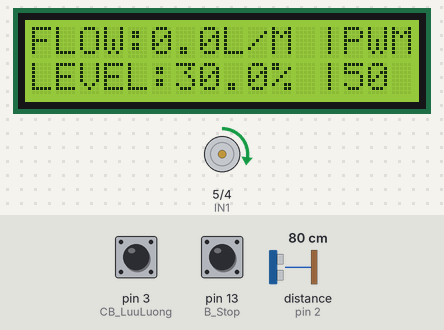
A sketch run on a simulated Arduino Uno, built with avr-gcc and run on an emulated ATmega328P. Parts: 16×2 character LCD, motor-driver pin pairs drawn as motors (green arrow = first pin HIGH = forward, orange = second pin HIGH = backward, longer = more drive, scaled by the enable pin). Inputs (shaded band) come from the test bench; at power-on: distance to the obstacle (sensor on pin 2) 80 cm, pin 3 (CB_LuuLuong) HIGH, pin 13 (B_Stop) HIGH. The echo pulse lasts 58.3 µs per cm; what the sketch prints to the serial monitor is not drawn.

Above: at 1.36 s.
1.4 s: distance to the obstacle (sensor on pin 2) set to 125 cm
At 1.71 s:
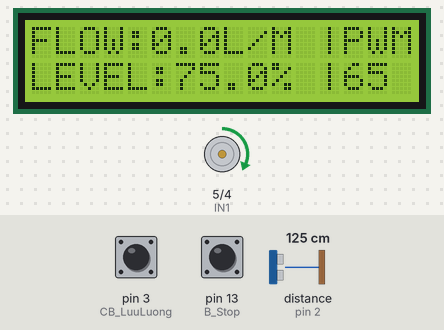
3.2 s: distance to the obstacle (sensor on pin 2) set to 134 cm
At 3.43 s:
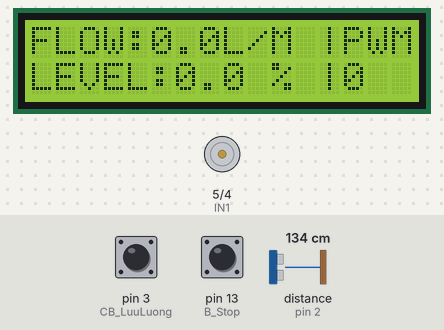
5.2 s: distance to the obstacle (sensor on pin 2) set to 2 cm
At 11.1 s:
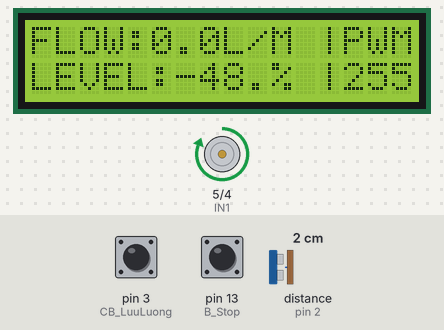
11.3 s: distance to the obstacle (sensor on pin 2) set to 250 cm
At 11.61 s:
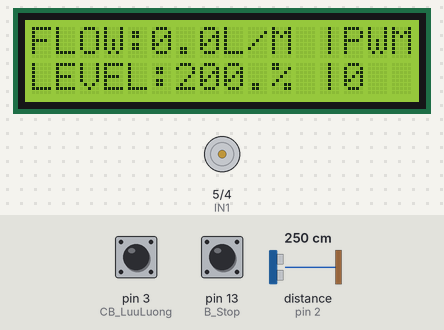
Timing chart, 0 to 13.8 s (numbered marks = the images above; inputs shaded):
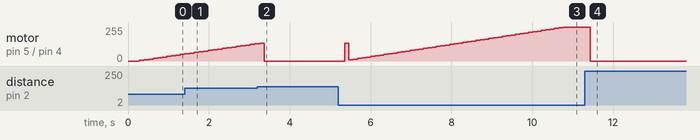

The sketch:

DKQT_Code_MoPhong.ino
```cpp
#include <LiquidCrystal.h>

const int B_Start = 1;
const int B_Stop = 13;
const int Trig = 0;
const int Echo = 2;
const int CB_LuuLuong = 3;
const int ENA = 6;
const int IN1 = 5;
const int IN2 = 4;
LiquidCrystal LCD(7, 8, 9, 10, 11, 12);

const float KC_CB_toi_Coc = 50.0;  // Đơn vị cm, giá trị x10 so với thực tế để mô phỏng
const float ChieuCaoCoc = 100.0;   // Đơn vị cm, giá trị x10 so với thực tế để mô phỏng

int TrangThaiHoatDong = 0;
float MucNuoc = 0.0;     // Đơn vị %
volatile int XungVaoLL;  // Đo số xung của YF-S401
float LuuLuong = 0.0;
uint32_t T0;
uint32_t T1;
int CS_Bom = 0;

////////////////////////////////////////////////////////////////////////////////////////////
void HamDelay(uint32_t TimeNow, uint32_t TimeDelay) {
  uint32_t Time = millis();
  while (Time - TimeNow < TimeDelay)
    Time = millis();
}

void DoMucNuoc() {
  uint32_t ThoiGian;
  float KhoangCach;
  float VT_AmThanh = (343.2 * 100) / (1 * 1000000);  // 343.2 m/s => 0.03432 cm/us

  digitalWrite(Trig, LOW);
  delayMicroseconds(2);
  digitalWrite(Trig, HIGH);
  delayMicroseconds(10);  // xung có độ dài 5 microSeconds
  digitalWrite(Trig, LOW);

  ThoiGian = pulseIn(Echo, HIGH);              // Đo độ rộng xung HIGH ở chân Echo
  KhoangCach = (ThoiGian / 2.0) * VT_AmThanh;  // Tính khoảng cách đến vật
  MucNuoc = 100.0 * (KhoangCach - KC_CB_toi_Coc) / ChieuCaoCoc;

  Serial.print("MucNuoc: ");
  Serial.print(MucNuoc, 1);
  Serial.println("%");
}

void Xung() {
  XungVaoLL++;
}
void DoLuuLuong() {
  T0 = millis();
  if (T0 >= (T1 + 1000.0)) {
    T1 = T0;
    if (XungVaoLL != 0) {
      LuuLuong = XungVaoLL / 98.0;  // F = 98Q, Q (L/Min)
      XungVaoLL = 0;

      Serial.print("LuuLuong: ");
      Serial.print(LuuLuong, 1);
      Serial.println(" L/M");
    }
  }
}

void DieuKhienBom(float Set_LL) {
  if (LuuLuong < Set_LL) {
    if (CS_Bom < 255)
      analogWrite(ENA, CS_Bom += 5);
    else
      analogWrite(ENA, CS_Bom = 255);
  } else if (LuuLuong > Set_LL) {
    if (CS_Bom > 0)
      analogWrite(ENA, CS_Bom -= 5);
    else
      analogWrite(ENA, CS_Bom = 0);
  } else
    analogWrite(ENA, CS_Bom);
}

void XuatLCD() {
  LCD.setCursor(0, 0);
  LCD.print("FLOW:");
  LCD.setCursor(5, 0);
  LCD.print("   ");
  LCD.setCursor(5, 0);
  LCD.print(LuuLuong, 1);
  LCD.setCursor(8, 0);
  LCD.print("L/M |PWM");
  LCD.setCursor(0, 1);
  LCD.print("LEVEL:");
  LCD.setCursor(6, 1);
  LCD.print("    ");
  LCD.setCursor(6, 1);
  LCD.print(MucNuoc, 1);
  LCD.setCursor(10, 1);
  LCD.print("% |");
  LCD.setCursor(13, 1);
  LCD.print("   ");
  LCD.setCursor(13, 1);
  LCD.print(CS_Bom);
  HamDelay(millis(), 100);
}

void setup() {

  Serial.begin(9600);

  pinMode(B_Start, INPUT);
  pinMode(B_Stop, INPUT);
  pinMode(Trig, OUTPUT);
  pinMode(Echo, INPUT);
  pinMode(CB_LuuLuong, INPUT);
  pinMode(ENA, OUTPUT);
  pinMode(IN1, OUTPUT);
  pinMode(IN2, OUTPUT);

  digitalWrite(CB_LuuLuong, HIGH);
  attachInterrupt(digitalPinToInterrupt(CB_LuuLuong), Xung, RISING);  // Cài đặt ngắt ngoài
  T0 = millis();
  T1 = T0;

  digitalWrite(IN1, LOW);
  digitalWrite(IN2, LOW);
  analogWrite(ENA, 0);

  LCD.begin(16, 2);
  LCD.clear();
  XuatLCD();
}

void loop() {
  // DoMucNuoc();
  // XuatLCD();
  // DoLuuLuong();
  // LCD.setCursor(0, 0);
  // LCD.print(MucNuoc, 1);

  if (digitalRead(B_Start) == 0)
    TrangThaiHoatDong = 1;
  if (digitalRead(B_Stop) == 0)
    TrangThaiHoatDong = 0;

  if (TrangThaiHoatDong == 1) {
    while (MucNuoc < 80.0 && TrangThaiHoatDong == 1) {
      if (digitalRead(B_Stop) == 0)
        TrangThaiHoatDong = 0;
      digitalWrite(IN1, HIGH);
      DoMucNuoc();
      DoLuuLuong();
      XuatLCD();
      if (MucNuoc < 50.0)
        DieuKhienBom(4.0);
      if (MucNuoc >= 50.0 && MucNuoc < 60.0)
        DieuKhienBom(3.0);
      if (MucNuoc >= 60.0 && MucNuoc < 70.0)
        DieuKhienBom(2.0);
      if (MucNuoc >= 70.0 && MucNuoc < 80.0)
        DieuKhienBom(1.0);
    }
    if (MucNuoc >= 80.0) {
      CS_Bom = 0;
      digitalWrite(IN1, LOW);
      analogWrite(ENA, 0);
      TrangThaiHoatDong = 0;
    }
  }
  if (TrangThaiHoatDong == 0) {
    CS_Bom = 0;
    MucNuoc = 0.0;
    LuuLuong = 0.0;
    digitalWrite(IN1, LOW);
    analogWrite(ENA, CS_Bom);
    XuatLCD();
  }
}
```

Measured:
- the behaviour switches between 129 and 130 cm on distance to the obstacle (sensor on pin 2) (found by bisection; images 1 and 2)
- after the input at 5.2 s, motor on pin 5 (IN1) / pin 4 (IN2): stopped → forward 135/255 after 0.16 s, → forward 10/255 0.11 s later, → forward 15/255 0.11 s later, → forward 20/255 0.11 s later, … (51 changes in this stretch); the display: first changes after 0.06 s (image 3 shows a later state)
- after the input at 11.3 s, motor on pin 5 (IN1) / pin 4 (IN2): forward 255/255 → stopped after 0.13 s; the display: first changes at once (image 4 shows a later state)
